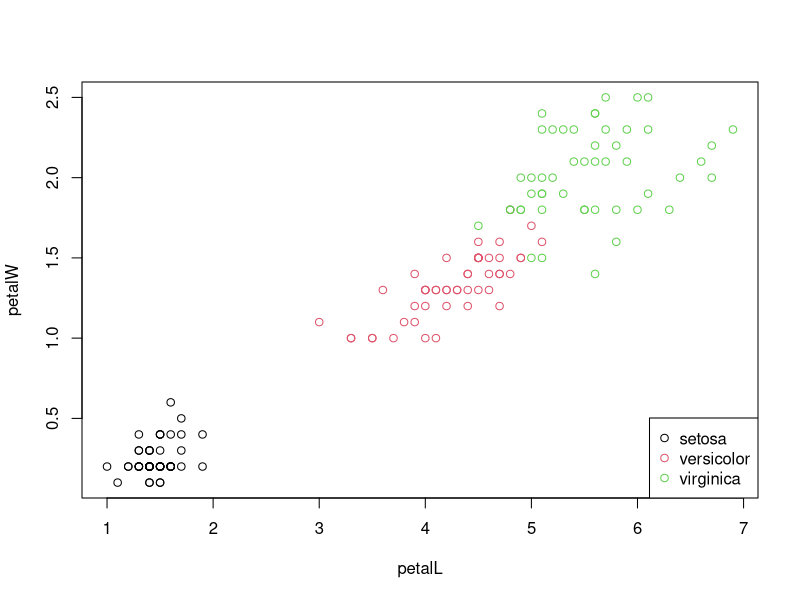
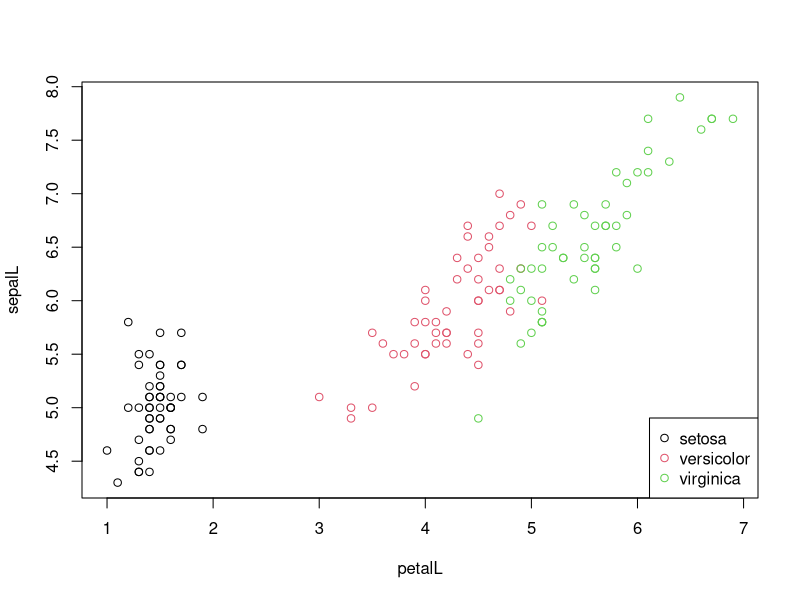
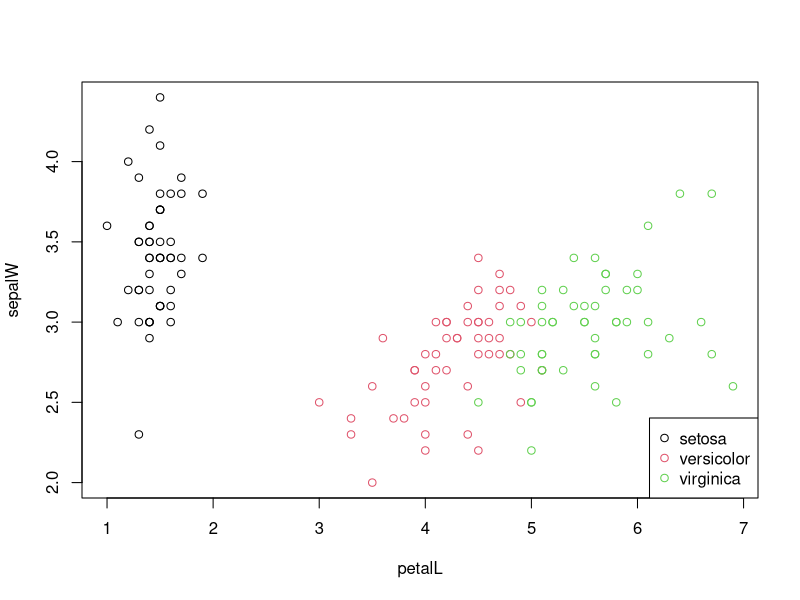

Generate these figures, in order, with R:
iris			# A built-in dataframe
dim(iris)	# dimensions
names(iris)

## Accessing vectors within iris, saving as separate objects
species <- iris$Species   
petalL <- iris$Petal.Length
petalW <- iris$Petal.Width
sepalL <- iris$Sepal.Length
sepalW <- iris$Sepal.Width

#Regression lines?
petalW.lm <- lm(petalL ~ petalW)

#HERE ARE SOME SCATTER PLOTS
plot(petalL, petalW, col=species)
legend('bottomright', legend = levels(iris$Species), col = 1:3, cex = 1, pch = 1)

plot(petalL, sepalL, col=species)
legend('bottomright', legend = levels(iris$Species), col = 1:3, cex = 1, pch = 1)

plot(petalL, sepalW, col=species)
legend('bottomright', legend = levels(iris$Species), col = 1:3, cex = 1, pch = 1)



